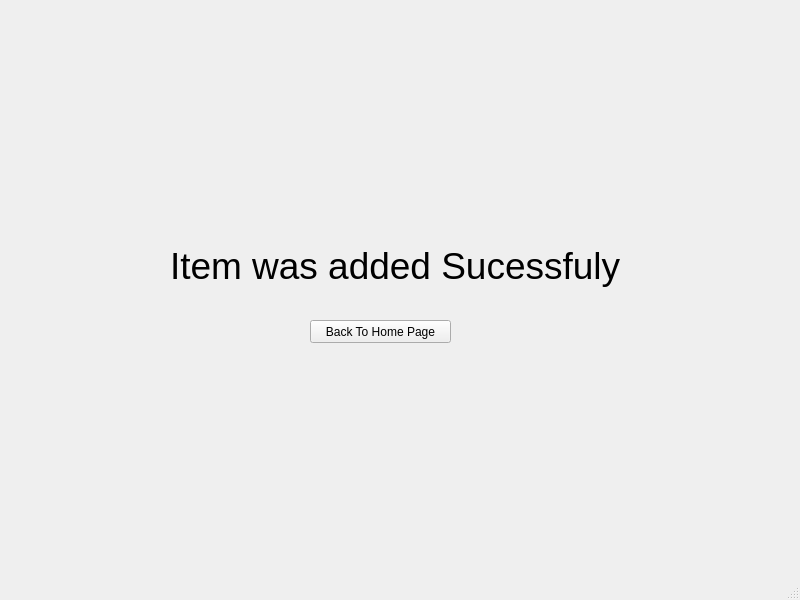
<?xml version="1.0" encoding="UTF-8"?>
<ui version="4.0">
 <class>ItemAddedWindow</class>
 <widget class="QMainWindow" name="ItemAddedWindow">
  <property name="geometry">
   <rect>
    <x>0</x>
    <y>0</y>
    <width>800</width>
    <height>600</height>
   </rect>
  </property>
  <property name="windowTitle">
   <string>MainWindow</string>
  </property>
  <widget class="QWidget" name="centralwidget">
   <widget class="QPushButton" name="main_page_button">
    <property name="geometry">
     <rect>
      <x>310</x>
      <y>320</y>
      <width>141</width>
      <height>23</height>
     </rect>
    </property>
    <property name="text">
     <string>Back To Home Page</string>
    </property>
   </widget>
   <widget class="QLabel" name="label">
    <property name="geometry">
     <rect>
      <x>170</x>
      <y>220</y>
      <width>481</width>
      <height>91</height>
     </rect>
    </property>
    <property name="font">
     <font>
      <pointsize>28</pointsize>
     </font>
    </property>
    <property name="text">
     <string>Item was added Sucessfuly</string>
    </property>
   </widget>
  </widget>
  <widget class="QMenuBar" name="menubar">
   <property name="geometry">
    <rect>
     <x>0</x>
     <y>0</y>
     <width>800</width>
     <height>21</height>
    </rect>
   </property>
  </widget>
  <widget class="QStatusBar" name="statusbar"/>
 </widget>
 <resources/>
 <connections/>
</ui>
